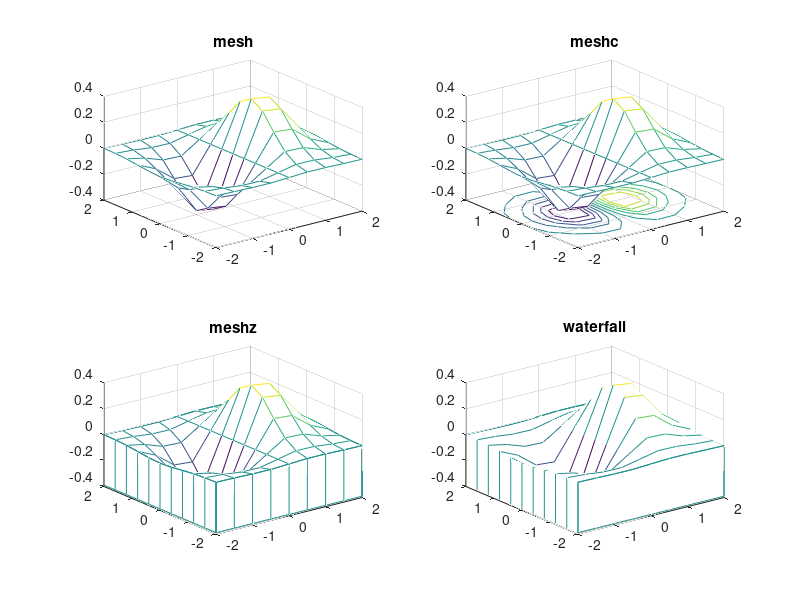
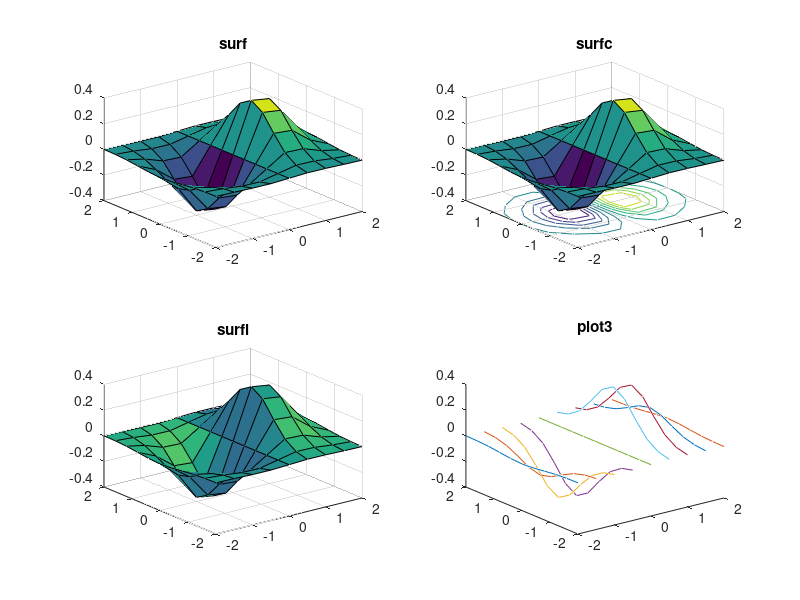

These figures' MATLAB source, in order:
clc
clear all
close all

% input(prompt): nhập số
% input(prompt,'s'): nhập chuỗi

% câu lệnh if else: if - elseif - else - end
% phép toán: +, -, *, /, ^, exp(), log()
% phép toán so sánh: ==, ~=, >, >=, <, <=
% phép toán logic:  && (and), || (or), ~ (not)
% math function: floor (làm tròn xuống), ceil (làm tròn lên), round (làm tròn tới số nguyên gần nhất)
% mod(x, y): tính phần dư của x/y
% vòng lặp for: for i = start:end | for i = start:step:end
% for i = [1 2 3]
%     disp(i);
% end
% vòng lặp while: while expression ... end
% câu lệnh switch-case: switch variable case ... otherwise ... end

% Vector
% length(v): số phần tử của vector v
% max(v): phần tử lớn nhất của vector v
% min(v): phần tử nhỏ nhất của vector v
% Nếu v là ma trận, thì max(v)/min(v) trả về vector hàng chứa phần tử lớn nhất/nhỏ nhất của mỗi cột của ma trận v

% Ma trận (Dấu ; kết thúc 1 dòng (hàng), dấu ',' hoặc khoảng trắng ngăn cách phần tử)
% A = [1 2 3; 4 5 6];
% Chuyển vị ma trận: A'
% Đường chéo ma trận: diag(A)
% Truy cập phần tử dòng i cột j (trị số bắt đầu từ 1): A(i,j)
% A(i) là phần tử thứ i duyệt theo chiều từ trái qua phải, trên xuống dưới
% size(A) trả về vector gồm: số hàng của ma trận và số cột của ma trận
% Sử dụng dấu : để trích các dãy phần tử
% fprintf('A(2, :) = ');
% disp(A(2, :))
% fprintf('A(2, 2:3) = ');
% disp(A(2, 2:3))
% Ghép ma trận theo chiều dọc (hay thêm dòng)
% B = [6 7 8];
% disp('[A; B] = ');
% disp([A; B]);
% Ghép ma trận theo chiều ngang (hay thêm cột)
% B = [10; 20];
% disp('[A B] = ');
% disp([A B]);
% Xoá dòng xoá cột dùng = [] (không thể xoá được 1 phần tử, phải xoá 1 cột hoặc hàng)
% A(2, :) = [];
% disp('A = ');
% disp(A);
% zeros(m, n): tạo ma trận không với m dòng n cột
% ones(m, n): tạo ma trận một với m dòng n cột
% eye(m, n): tạo ma trận đường chéo = 1 với m dòng n cột 
% eye(n): tạo ma trận đơn vị 
% rand(m, n): tạo ma trận m dòng n cột với các phần tử ngẫu nhiên 
disp(round(rand(1, 5) * 10)); % tạo 5 phần tử ngẫu nhiên từ 0 tới 10
% linspace(a, b, n): tạo ma trận gồm b phần tử phân bố đều từ a tới n (nếu không có n thì sẽ có 100 phần tử)
% numel(A): đếm số phần tử của ma trận
% A*B: nhân 2 ma trận A và B
% A/B: chia 2 ma trận A và B
% A.*B: Nhân từng phần tử của 2 ma trận A và B
% .* : mũ cho từng phần tử của mảng
% det(A): định thức của ma trận
% tril(A): ma trận tam giác dưới
% triu(A): ma trận tam giác trên
% inv(A): ma trận nghịch đảo của A
% rank(A): hạng của ma trận A

% Plot
% ezplot('sin(x)'): vẽ hàm sơ cấp
% plot(x, y1, x, y2, ...): vẽ đồ thị y1, y2 với x
% hold on; : lưu giữ đồ thị hiện tại, dùng để vẽ đồ thị mới trên đồ thị cũ
% axis([xmin xmax ymin ymax]): lệnh axis
% xlabel, ylabel, title, legend: chú thích đồ thị
% subplot(p,q,i): tạo bảng vẽ p x q, và vẽ ở bảng thứ i
% bar(x,y): vẽ đồ thị cột đứng
% pie(x): vẽ đồ thị dạng hình tròn
% [X,Y] = meshgrid(x,y): đồ thị lưới của hàm 2 biến z = f(x, y)

% Một số ví dụ về vẽ mặt:
x = -2:0.5:2;
y = -2:0.4:2;
[X,Y] = meshgrid(x,y);
Z = X.*exp(-X.^2 - Y.^2);
figure(1);
subplot(2,2,1);
mesh(X,Y,Z)
title('mesh');
subplot(2,2,2);
meshc(X,Y,Z)
title('meshc');
subplot(2,2,3);
meshz(X,Y,Z)
title('meshz');
subplot(2,2,4);
waterfall(X,Y,Z)
title('waterfall');

figure(2);
subplot(2,2,1);
surf(X,Y,Z)
title('surf');
subplot(2,2,2);
surfc(X,Y,Z)
title('surfc');
subplot(2,2,3);
surfl(X,Y,Z)
title('surfl');
subplot(2,2,4);
plot3(X,Y,Z)
title('plot3');

% symbolic
% syms x y: khai báo biến symbolic
% diff(y, n): đạo hàm cấp n của y (nếu không có n thì đạo hàm cấp 1)
% diff(y, x, n): đạo hàm cấp n của y theo biến x
% int(y): tính tích phân của y
% int(y, a, b): tính tích phân từ a tới b của y
% int(y, x): tính tích phân của y theo biến x
% limit(f, x, a): giới hạn của hàm f khi x tiến tới a
% limit(f, x, a, 'left'): giới hạn trái của hàm f khi x tiến tới a
% limit(f, x, a, 'right'): giới hạn phải của hàm f khi x tiến tới a
% solve(f): giải phương trình f(x) = 0
% solve(f, a): giải phương trình f theo biến a
% solve('f(x) = g(x)'): giải phương trình f(x) = g(x) (đặt trong dấu '')
% solve('f(x)', 'g(x)', ...): giải nhiều hệ phương trình